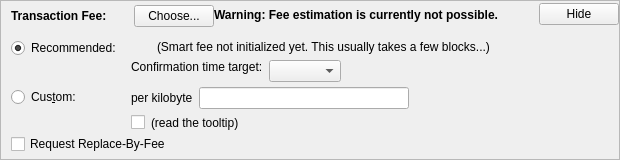
      <widget class="QFrame" name="frameFee">
       <property name="sizePolicy">
        <sizepolicy hsizetype="Preferred" vsizetype="Fixed">
         <horstretch>0</horstretch>
         <verstretch>0</verstretch>
        </sizepolicy>
       </property>
       <property name="frameShape">
        <enum>QFrame::StyledPanel</enum>
       </property>
       <property name="frameShadow">
        <enum>QFrame::Raised</enum>
       </property>
       <layout class="QVBoxLayout" name="verticalLayout_5">
        <property name="spacing">
         <number>0</number>
        </property>
        <property name="leftMargin">
         <number>0</number>
        </property>
        <property name="topMargin">
         <number>0</number>
        </property>
        <property name="rightMargin">
         <number>0</number>
        </property>
        <property name="bottomMargin">
         <number>0</number>
        </property>
        <item>
         <layout class="QVBoxLayout" name="verticalLayoutFee2" stretch="0,0,0">
          <property name="spacing">
           <number>0</number>
          </property>
          <property name="leftMargin">
           <number>10</number>
          </property>
          <property name="topMargin">
           <number>0</number>
          </property>
          <item>
           <layout class="QHBoxLayout" name="horizontalLayoutFee1">
            <property name="bottomMargin">
             <number>0</number>
            </property>
            <item>
             <layout class="QVBoxLayout" name="verticalLayoutFee7">
              <property name="spacing">
               <number>0</number>
              </property>
              <item>
               <spacer name="verticalSpacerSmartFee">
                <property name="orientation">
                 <enum>Qt::Vertical</enum>
                </property>
                <property name="sizeType">
                 <enum>QSizePolicy::Fixed</enum>
                </property>
                <property name="sizeHint" stdset="0">
                 <size>
                  <width>1</width>
                  <height>4</height>
                 </size>
                </property>
               </spacer>
              </item>
              <item>
               <layout class="QHBoxLayout" name="horizontalLayoutSmartFee">
                <property name="spacing">
                 <number>10</number>
                </property>
                <item>
                 <widget class="QLabel" name="labelFeeHeadline">
                  <property name="sizePolicy">
                   <sizepolicy hsizetype="Preferred" vsizetype="Maximum">
                    <horstretch>0</horstretch>
                    <verstretch>0</verstretch>
                   </sizepolicy>
                  </property>
                  <property name="font">
                   <font>
                    <weight>75</weight>
                    <bold>true</bold>
                   </font>
                  </property>
                  <property name="styleSheet">
                   <string notr="true">font-weight:bold;</string>
                  </property>
                  <property name="text">
                   <string>Transaction Fee:</string>
                  </property>
                 </widget>
                </item>
                <item>
                 <widget class="QLabel" name="labelFeeMinimized">
                  <property name="text">
                   <string/>
                  </property>
                 </widget>
                </item>
                <item>
                 <widget class="QPushButton" name="buttonChooseFee">
                  <property name="text">
                   <string>Choose...</string>
                  </property>
                 </widget>
                </item>
               </layout>
              </item>
              <item>
               <spacer name="verticalSpacer_5">
                <property name="orientation">
                 <enum>Qt::Vertical</enum>
                </property>
                <property name="sizeHint" stdset="0">
                 <size>
                  <width>1</width>
                  <height>1</height>
                 </size>
                </property>
               </spacer>
              </item>
             </layout>
            </item>
            <item>
             <widget class="QLabel" name="fallbackFeeWarningLabel">
              <property name="font">
               <font>
                <weight>75</weight>
                <bold>true</bold>
               </font>
              </property>
              <property name="toolTip">
               <string>Using the fallbackfee can result in sending a transaction that will take several hours or days (or never) to confirm. Consider choosing your fee manually or wait until you have validated the complete chain.</string>
              </property>
              <property name="text">
               <string>Warning: Fee estimation is currently not possible.</string>
              </property>
              <property name="wordWrap">
               <bool>false</bool>
              </property>
             </widget>
            </item>
            <item>
             <spacer name="horizontalSpacer_5">
              <property name="orientation">
               <enum>Qt::Horizontal</enum>
              </property>
              <property name="sizeType">
               <enum>QSizePolicy::MinimumExpanding</enum>
              </property>
              <property name="sizeHint" stdset="0">
               <size>
                <width>40</width>
                <height>20</height>
               </size>
              </property>
             </spacer>
            </item>
            <item>
             <widget class="QPushButton" name="buttonMinimizeFee">
              <property name="toolTip">
               <string>collapse fee-settings</string>
              </property>
              <property name="text">
               <string>Hide</string>
              </property>
             </widget>
            </item>
           </layout>
          </item>
          <item>
           <widget class="QFrame" name="frameFeeSelection">
            <layout class="QVBoxLayout" name="verticalLayoutFee12">
             <property name="spacing">
              <number>0</number>
             </property>
             <property name="leftMargin">
              <number>0</number>
             </property>
             <property name="topMargin">
              <number>0</number>
             </property>
             <property name="rightMargin">
              <number>0</number>
             </property>
             <property name="bottomMargin">
              <number>0</number>
             </property>
             <item>
              <layout class="QGridLayout" name="gridLayoutFee">
               <property name="topMargin">
                <number>10</number>
               </property>
               <property name="bottomMargin">
                <number>4</number>
               </property>
               <property name="horizontalSpacing">
                <number>10</number>
               </property>
               <property name="verticalSpacing">
                <number>4</number>
               </property>
               <item row="1" column="1">
                <layout class="QVBoxLayout" name="verticalLayoutFee8">
                 <property name="spacing">
                  <number>6</number>
                 </property>
                 <item>
                  <layout class="QHBoxLayout" name="horizontalLayoutFee13">
                   <item>
                    <widget class="QLabel" name="labelCustomPerKilobyte">
                     <property name="toolTip">
                      <string>If the custom fee is set to 1000 satoshis and the transaction is only 250 bytes, then &quot;per kilobyte&quot; only pays 250 satoshis in fee, while &quot;total at least&quot; pays 1000 satoshis. For transactions bigger than a kilobyte both pay by kilobyte.</string>
                     </property>
                     <property name="text">
                      <string>per kilobyte</string>
                     </property>
                    </widget>
                   </item>
                   <item>
                    <widget class="HookersAndBlowAmountField" name="customFee"/>
                   </item>
                   <item>
                    <spacer name="horizontalSpacer_6">
                     <property name="orientation">
                      <enum>Qt::Horizontal</enum>
                     </property>
                     <property name="sizeHint" stdset="0">
                      <size>
                       <width>1</width>
                       <height>1</height>
                      </size>
                     </property>
                    </spacer>
                   </item>
                  </layout>
                 </item>
                 <item>
                  <layout class="QHBoxLayout" name="horizontalLayoutFee8">
                   <item>
                    <widget class="QCheckBox" name="checkBoxMinimumFee">
                     <property name="toolTip">
                      <string>Paying only the minimum fee is just fine as long as there is less transaction volume than space in the blocks. But be aware that this can end up in a never confirming transaction once there is more demand for raven transactions than the network can process.</string>
                     </property>
                     <property name="text">
                      <string/>
                     </property>
                    </widget>
                   </item>
                   <item>
                    <widget class="QLabel" name="labelMinFeeWarning">
                     <property name="enabled">
                      <bool>true</bool>
                     </property>
                     <property name="toolTip">
                      <string>Paying only the minimum fee is just fine as long as there is less transaction volume than space in the blocks. But be aware that this can end up in a never confirming transaction once there is more demand for raven transactions than the network can process.</string>
                     </property>
                     <property name="text">
                      <string>(read the tooltip)</string>
                     </property>
                     <property name="margin">
                      <number>5</number>
                     </property>
                    </widget>
                   </item>
                   <item>
                    <spacer name="horizontalSpacer_7">
                     <property name="orientation">
                      <enum>Qt::Horizontal</enum>
                     </property>
                     <property name="sizeHint" stdset="0">
                      <size>
                       <width>1</width>
                       <height>1</height>
                      </size>
                     </property>
                    </spacer>
                   </item>
                  </layout>
                 </item>
                </layout>
               </item>
               <item row="0" column="0">
                <layout class="QVBoxLayout" name="verticalLayoutFee4" stretch="0,1">
                 <item>
                  <widget class="QRadioButton" name="radioSmartFee">
                   <property name="text">
                    <string>Recommended:</string>
                   </property>
                   <property name="checked">
                    <bool>true</bool>
                   </property>
                   <attribute name="buttonGroup">
                    <string notr="true">groupFee</string>
                   </attribute>
                  </widget>
                 </item>
                 <item>
                  <spacer name="verticalSpacer_4">
                   <property name="orientation">
                    <enum>Qt::Vertical</enum>
                   </property>
                   <property name="sizeHint" stdset="0">
                    <size>
                     <width>1</width>
                     <height>1</height>
                    </size>
                   </property>
                  </spacer>
                 </item>
                </layout>
               </item>
               <item row="1" column="0">
                <layout class="QVBoxLayout" name="verticalLayoutFee9" stretch="0,1">
                 <item>
                  <widget class="QRadioButton" name="radioCustomFee">
                   <property name="text">
                    <string>Cus&amp;tom:</string>
                   </property>
                   <attribute name="buttonGroup">
                    <string notr="true">groupFee</string>
                   </attribute>
                  </widget>
                 </item>
                 <item>
                  <spacer name="verticalSpacer_6">
                   <property name="orientation">
                    <enum>Qt::Vertical</enum>
                   </property>
                   <property name="sizeHint" stdset="0">
                    <size>
                     <width>1</width>
                     <height>1</height>
                    </size>
                   </property>
                  </spacer>
                 </item>
                </layout>
               </item>
               <item row="0" column="1">
                <layout class="QVBoxLayout" name="verticalLayoutFee3" stretch="0,0,1">
                 <property name="spacing">
                  <number>6</number>
                 </property>
                 <property name="topMargin">
                  <number>2</number>
                 </property>
                 <item>
                  <layout class="QHBoxLayout" name="horizontalLayoutFee12">
                   <item>
                    <widget class="QLabel" name="labelSmartFee">
                     <property name="text">
                      <string/>
                     </property>
                     <property name="margin">
                      <number>2</number>
                     </property>
                    </widget>
                   </item>
                   <item>
                    <widget class="QLabel" name="labelFeeEstimation">
                     <property name="text">
                      <string/>
                     </property>
                    </widget>
                   </item>
                   <item>
                    <widget class="QLabel" name="labelSmartFee2">
                     <property name="text">
                      <string>(Smart fee not initialized yet. This usually takes a few blocks...)</string>
                     </property>
                     <property name="margin">
                      <number>2</number>
                     </property>
                    </widget>
                   </item>
                   <item>
                    <spacer name="horizontalSpacer_8">
                     <property name="orientation">
                      <enum>Qt::Horizontal</enum>
                     </property>
                     <property name="sizeHint" stdset="0">
                      <size>
                       <width>1</width>
                       <height>1</height>
                      </size>
                     </property>
                    </spacer>
                   </item>
                  </layout>
                 </item>
                 <item>
                  <layout class="QHBoxLayout" name="horizontalLayoutFee9">
                   <item>
                    <layout class="QVBoxLayout" name="verticalLayoutFee6">
                     <item>
                      <widget class="QLabel" name="labelSmartFee3">
                       <property name="text">
                        <string>Confirmation time target:</string>
                       </property>
                       <property name="margin">
                        <number>2</number>
                       </property>
                      </widget>
                     </item>
                     <item>
                      <spacer name="verticalSpacer_7">
                       <property name="orientation">
                        <enum>Qt::Vertical</enum>
                       </property>
                       <property name="sizeHint" stdset="0">
                        <size>
                         <width>1</width>
                         <height>1</height>
                        </size>
                       </property>
                      </spacer>
                     </item>
                    </layout>
                   </item>
                   <item>
                    <layout class="QVBoxLayout" name="verticalLayoutFee5">
                     <property name="rightMargin">
                      <number>30</number>
                     </property>
                     <item>
                      <layout class="QHBoxLayout" name="horizontalLayoutConfTarget">
                       <property name="bottomMargin">
                        <number>0</number>
                       </property>
                       <item>
                        <widget class="QComboBox" name="confTargetSelector"/>
                       </item>
                       <item>
                        <spacer name="horizontalSpacerConfTarget">
                         <property name="orientation">
                          <enum>Qt::Horizontal</enum>
                         </property>
                         <property name="sizeHint" stdset="0">
                          <size>
                           <width>40</width>
                           <height>20</height>
                          </size>
                         </property>
                        </spacer>
                       </item>
                      </layout>
                     </item>
                    </layout>
                   </item>
                  </layout>
                 </item>
                 <item>
                  <spacer name="verticalSpacer_8">
                   <property name="orientation">
                    <enum>Qt::Vertical</enum>
                   </property>
                   <property name="sizeHint" stdset="0">
                    <size>
                     <width>1</width>
                     <height>1</height>
                    </size>
                   </property>
                  </spacer>
                 </item>
                </layout>
               </item>
              </layout>
             </item>
             <item>
              <widget class="QCheckBox" name="optInRBF">
               <property name="toolTip">
                <string>Indicates that the sender may wish to replace this transaction with a new one paying higher fees (prior to being confirmed).</string>
               </property>
               <property name="text">
                <string>Request Replace-By-Fee</string>
               </property>
              </widget>
             </item>
            </layout>
           </widget>
          </item>
          <item>
           <spacer name="verticalSpacerFee">
            <property name="orientation">
             <enum>Qt::Vertical</enum>
            </property>
            <property name="sizeType">
             <enum>QSizePolicy::Expanding</enum>
            </property>
            <property name="sizeHint" stdset="0">
             <size>
              <width>40</width>
              <height>5</height>
             </size>
            </property>
           </spacer>
          </item>
         </layout>
        </item>
       </layout>
      </widget>
